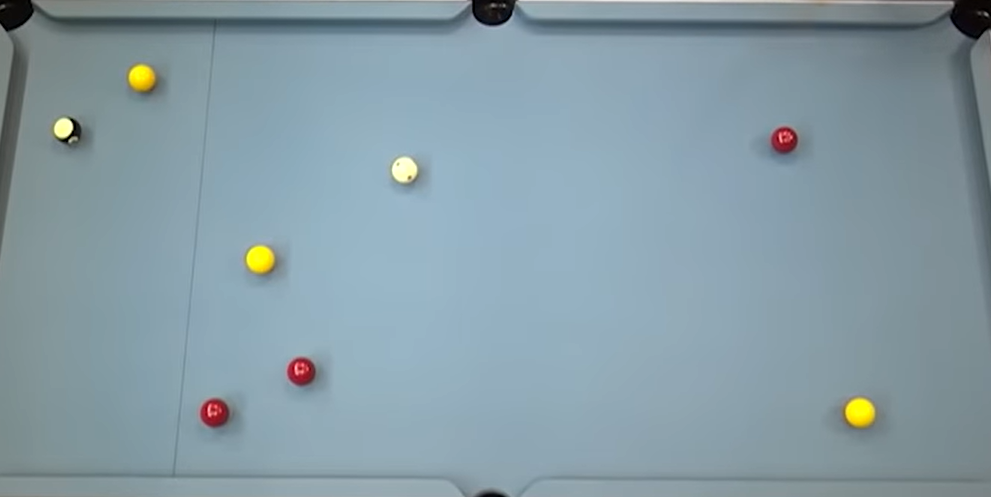
#> input picture 1/Images/Blackball1.png, 991 x 497 px, found by its file name
$ python TestColorDetection.py
#> lines starting #> are read from the running program, lines starting #| are printed output that depends on the picture; after the words box and inside, x2 and y2 are one past the last pixel; in counts of white or black regions, pixels touching at a corner belong together
import cv2
import numpy as np

# Find the picture and resize it
img = cv2.imread('Images\Blackball1.png')
#> img is the input picture: shape (497, 991, 3); mean B, G, R 165.6, 156.1, 134.7
img = cv2.resize(img, (600,400))
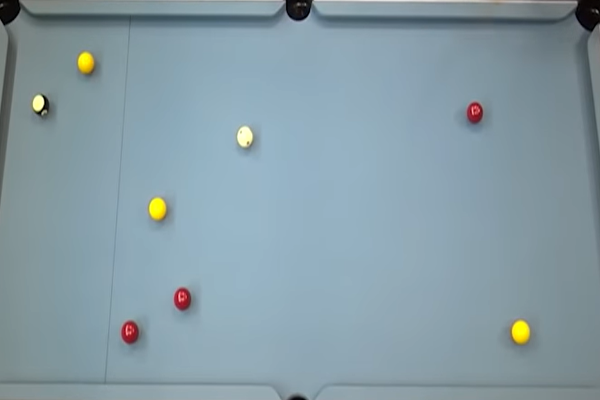
#> img: shape (400, 600, 3); mean B, G, R 165.6, 156.1, 134.6

# Color Detection for the white color
lowerwhite = np.array([0, 0, 190])
upperwhite = np.array([180, 50, 255])
imagewhite = cv2.cvtColor(img, cv2.COLOR_BGR2HSV_FULL)
#> imagewhite: shape (400, 600, 3); mean H, S, V 139.9, 50.7, 167
maskwhite = cv2.inRange(imagewhite, lowerwhite, upperwhite)
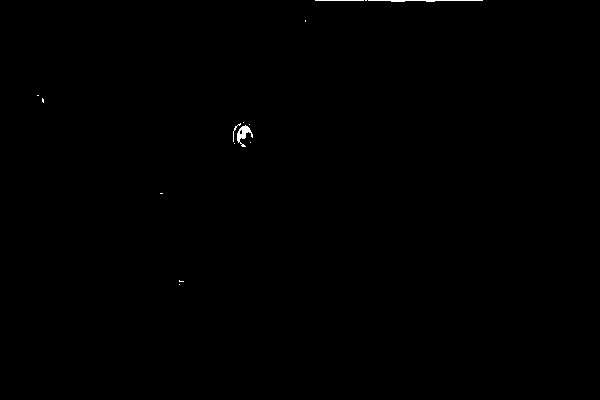
#> maskwhite: shape (400, 600); 0.16% white; 15 white regions (11 under 20 px), largest, box (x1, y1, x2, y2) and area: (237, 125, 253, 147) 149, (368, 0, 483, 2) 138, (315, 0, 364, 1) 49, (233, 123, 241, 142) 26
cv2.imshow('maskwhite', maskwhite)

# Color Detection for the red color
lowerred = np.array([160, 50, 200])
upperred = np.array([180, 255, 255])
imagered = cv2.cvtColor(img, cv2.COLOR_BGR2HSV)
#> imagered: shape (400, 600, 3); mean H, S, V 98.4, 50.7, 167
maskred = cv2.inRange(imagered, lowerred, upperred)
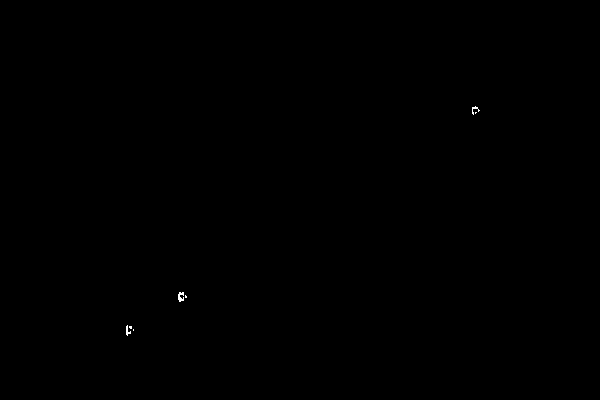
#> maskred: shape (400, 600); 0.05% white in thin lines or dots, all inside (x1, y1, x2, y2) = (126, 106, 480, 336)
cv2.imshow('maskred', maskred)

# Color Detection for the yellow color
loweryellow = np.array([20, 50, 200])
upperyellow = np.array([40, 255, 255])
imageyellow = cv2.cvtColor(img, cv2.COLOR_BGR2HSV)
maskyellow = cv2.inRange(imageyellow, loweryellow, upperyellow)
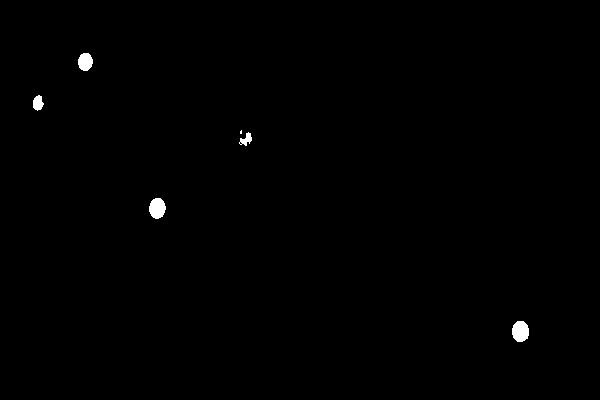
#> maskyellow: shape (400, 600); 0.42% white; 6 white regions (1 under 20 px), largest, box (x1, y1, x2, y2) and area: (512, 321, 529, 342) 290, (149, 198, 166, 219) 274, (78, 53, 93, 71) 213, (33, 95, 44, 111) 125, (239, 132, 252, 146) 93
cv2.imshow('maskyellow', maskyellow)

# To show the initial picture
cv2.imshow('image', img)

# To exit all the windows
cv2.waitKey(0)
cv2.destroyAllWindows()

$ run again, with 1/Images/Blackball2.png copied over 1/Images/Blackball1.png
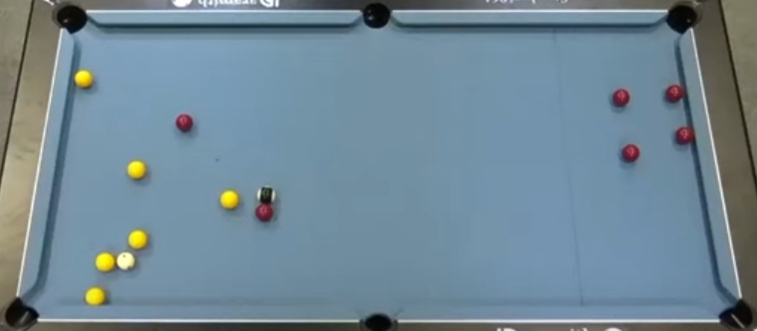
#> input picture 1/Images/Blackball2.png, 757 x 331 px, found by its file name
#> img is the input picture: shape (331, 757, 3); mean B, G, R 149.1, 135.8, 112.9
#> img: shape (400, 600, 3)
#> imagewhite: shape (400, 600, 3); mean H, S, V 129.8, 73.5, 153.2
#> `maskwhite = cv2.inRange(imagewhite, lowerwhite, upperwhite)`:
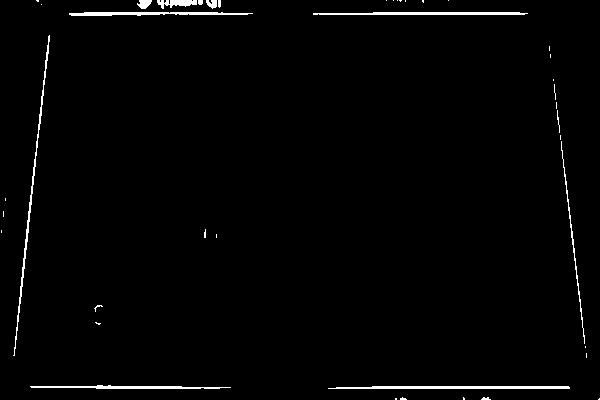
#> maskwhite: shape (400, 600); 1.6% white; 41 white regions (28 under 20 px), largest, box (x1, y1, x2, y2) and area: (328, 386, 570, 389) 673, (13, 35, 50, 356) 610, (313, 12, 528, 15) 573
#> imagered: shape (400, 600, 3); mean H, S, V 91.3, 73.5, 153.2
#> maskred: shape (400, 600); every value is 0
#> `maskyellow = cv2.inRange(imageyellow, loweryellow, upperyellow)`:
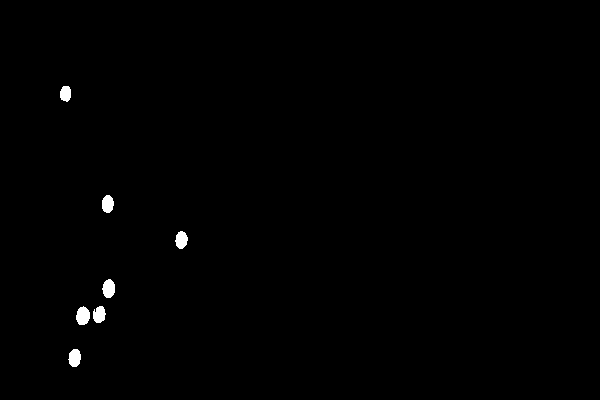
#> maskyellow: shape (400, 600); 0.51% white; 7 white regions, largest, box (x1, y1, x2, y2) and area: (76, 306, 90, 325) 204, (102, 279, 115, 298) 189, (68, 349, 81, 367) 180

$ run again, with 1/Images/Blackball3.png copied over 1/Images/Blackball1.png
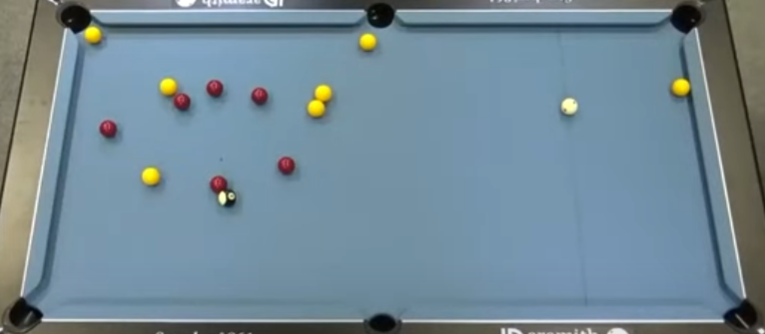
#> input picture 1/Images/Blackball3.png, 765 x 334 px, found by its file name
#> img is the input picture: shape (334, 765, 3); mean B, G, R 150.5, 137.7, 115
#> img: shape (400, 600, 3)
#> imagewhite: shape (400, 600, 3); mean H, S, V 128.1, 72.7, 155.1
#> `maskwhite = cv2.inRange(imagewhite, lowerwhite, upperwhite)`:
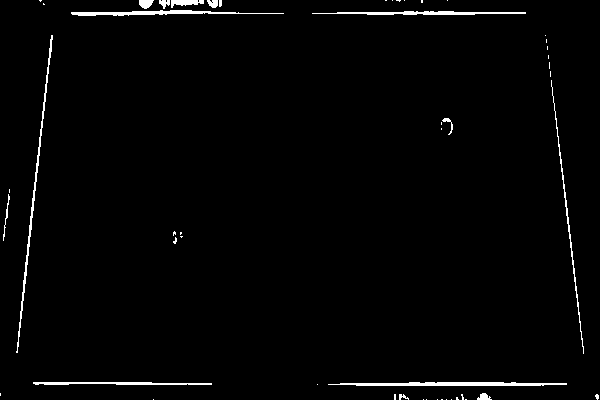
#> maskwhite: shape (400, 600); 1.7% white; 50 white regions (35 under 20 px), largest, box (x1, y1, x2, y2) and area: (328, 382, 567, 386) 746, (16, 35, 53, 353) 655, (71, 10, 284, 16) 597
#> imagered: shape (400, 600, 3); mean H, S, V 90, 72.7, 155.1
#> maskred: shape (400, 600); every value is 0
#> `maskyellow = cv2.inRange(imageyellow, loweryellow, upperyellow)`:
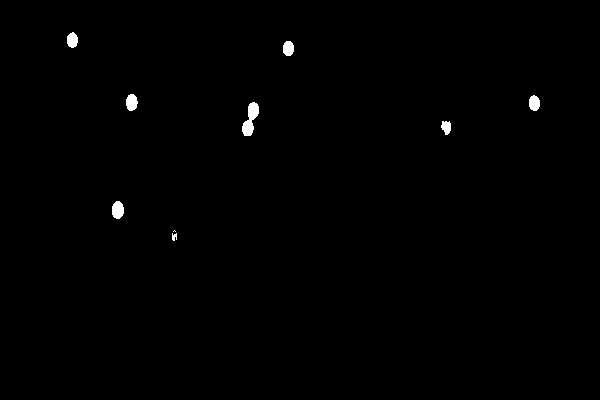
#> maskyellow: shape (400, 600); 0.5% white; 9 white regions (1 under 20 px), largest, box (x1, y1, x2, y2) and area: (242, 102, 259, 136) 317, (112, 201, 124, 219) 174, (126, 94, 138, 111) 159
